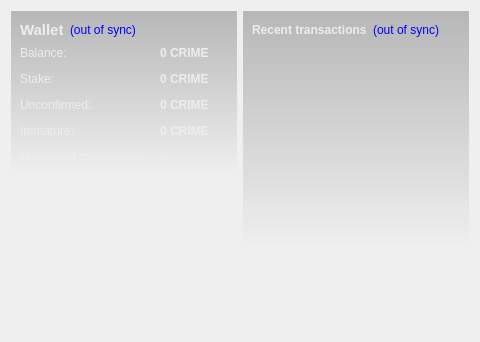
<?xml version="1.0" encoding="UTF-8"?>
<ui version="4.0">
 <class>OverviewPage</class>
 <widget class="QWidget" name="OverviewPage">
  <property name="geometry">
   <rect>
    <x>0</x>
    <y>0</y>
    <width>480</width>
    <height>342</height>
   </rect>
  </property>
  <property name="windowTitle">
   <string>Form</string>
  </property>
  <property name="styleSheet">
   <string notr="true">#OverviewPage { color: #ededed; }</string>
  </property>
  <layout class="QHBoxLayout" name="horizontalLayout" stretch="1,1">
   <item>
    <layout class="QVBoxLayout" name="verticalLayout_2">
     <item>
      <widget class="QFrame" name="frame">
       <property name="styleSheet">
        <string notr="true">#frame { background-color: qlineargradient(spread:pad, x1:0, y1:0, x2:0, y2:1, stop:0 rgba(0,0,0,60), stop:1.0 rgba(0,0,0,0)); }</string>
       </property>
       <layout class="QVBoxLayout" name="verticalLayout_4">
        <item>
         <layout class="QHBoxLayout" name="horizontalLayout_4">
          <item>
           <widget class="QLabel" name="label_5">
            <property name="font">
             <font>
              <pointsize>11</pointsize>
              <weight>75</weight>
              <bold>true</bold>
             </font>
            </property>
            <property name="styleSheet">
             <string notr="true">color: #ededed;</string>
            </property>
            <property name="text">
             <string>Wallet</string>
            </property>
           </widget>
          </item>
          <item>
           <widget class="QLabel" name="labelWalletStatus">
            <property name="toolTip">
             <string>The displayed information may be out of date. Your wallet automatically synchronizes with the CrimeCoin network after a connection is established, but this process has not completed yet.</string>
            </property>
            <property name="styleSheet">
             <string notr="true">QLabel { color: blue; }</string>
            </property>
            <property name="text">
             <string notr="true">(out of sync)</string>
            </property>
            <property name="alignment">
             <set>Qt::AlignLeading|Qt::AlignLeft|Qt::AlignVCenter</set>
            </property>
           </widget>
          </item>
          <item>
           <spacer name="horizontalSpacer_2">
            <property name="orientation">
             <enum>Qt::Horizontal</enum>
            </property>
            <property name="sizeHint" stdset="0">
             <size>
              <width>40</width>
              <height>20</height>
             </size>
            </property>
           </spacer>
          </item>
         </layout>
        </item>
        <item>
         <layout class="QFormLayout" name="formLayout_2">
          <property name="fieldGrowthPolicy">
           <enum>QFormLayout::AllNonFixedFieldsGrow</enum>
          </property>
          <property name="horizontalSpacing">
           <number>12</number>
          </property>
          <property name="verticalSpacing">
           <number>12</number>
          </property>
          <item row="0" column="0">
           <widget class="QLabel" name="label">
            <property name="styleSheet">
             <string notr="true">color: #ededed;</string>
            </property>
            <property name="text">
             <string>Balance:</string>
            </property>
           </widget>
          </item>
          <item row="0" column="1">
           <widget class="QLabel" name="labelBalance">
            <property name="font">
             <font>
              <weight>75</weight>
              <bold>true</bold>
             </font>
            </property>
            <property name="cursor">
             <cursorShape>IBeamCursor</cursorShape>
            </property>
            <property name="toolTip">
             <string>Your current balance</string>
            </property>
            <property name="styleSheet">
             <string notr="true">color: #ededed;</string>
            </property>
            <property name="text">
             <string notr="true">0 CRIME</string>
            </property>
            <property name="textInteractionFlags">
             <set>Qt::LinksAccessibleByMouse|Qt::TextSelectableByKeyboard|Qt::TextSelectableByMouse</set>
            </property>
           </widget>
          </item>
          <item row="1" column="0">
           <widget class="QLabel" name="label_6">
            <property name="styleSheet">
             <string notr="true">color: #ededed;</string>
            </property>
            <property name="text">
             <string>Stake:</string>
            </property>
           </widget>
          </item>
          <item row="1" column="1">
           <widget class="QLabel" name="labelStake">
            <property name="font">
             <font>
              <weight>75</weight>
              <bold>true</bold>
             </font>
            </property>
            <property name="cursor">
             <cursorShape>IBeamCursor</cursorShape>
            </property>
            <property name="toolTip">
             <string>Total of coins that was staked, and do not yet count toward the current balance</string>
            </property>
            <property name="styleSheet">
             <string notr="true">color: #ededed;</string>
            </property>
            <property name="text">
             <string notr="true">0 CRIME</string>
            </property>
            <property name="textInteractionFlags">
             <set>Qt::LinksAccessibleByMouse|Qt::TextSelectableByKeyboard|Qt::TextSelectableByMouse</set>
            </property>
           </widget>
          </item>
          <item row="2" column="0">
           <widget class="QLabel" name="label_3">
            <property name="styleSheet">
             <string notr="true">color: #ededed;</string>
            </property>
            <property name="text">
             <string>Unconfirmed:</string>
            </property>
           </widget>
          </item>
          <item row="2" column="1">
           <widget class="QLabel" name="labelUnconfirmed">
            <property name="font">
             <font>
              <weight>75</weight>
              <bold>true</bold>
             </font>
            </property>
            <property name="cursor">
             <cursorShape>IBeamCursor</cursorShape>
            </property>
            <property name="toolTip">
             <string>Total of transactions that have yet to be confirmed, and do not yet count toward the current balance</string>
            </property>
            <property name="styleSheet">
             <string notr="true">color: #ededed;</string>
            </property>
            <property name="text">
             <string notr="true">0 CRIME</string>
            </property>
            <property name="textInteractionFlags">
             <set>Qt::LinksAccessibleByMouse|Qt::TextSelectableByKeyboard|Qt::TextSelectableByMouse</set>
            </property>
           </widget>
          </item>
          <item row="3" column="0">
           <widget class="QLabel" name="labelImmatureText">
            <property name="styleSheet">
             <string notr="true">color: #ededed;</string>
            </property>
            <property name="text">
             <string>Immature:</string>
            </property>
           </widget>
          </item>
          <item row="3" column="1">
           <widget class="QLabel" name="labelImmature">
            <property name="font">
             <font>
              <weight>75</weight>
              <bold>true</bold>
             </font>
            </property>
            <property name="toolTip">
             <string>Mined balance that has not yet matured</string>
            </property>
            <property name="styleSheet">
             <string notr="true">color: #ededed;</string>
            </property>
            <property name="text">
             <string notr="true">0 CRIME</string>
            </property>
            <property name="textInteractionFlags">
             <set>Qt::LinksAccessibleByMouse|Qt::TextSelectableByKeyboard|Qt::TextSelectableByMouse</set>
            </property>
           </widget>
          </item>
          <item row="4" column="0">
           <widget class="QLabel" name="label_2">
            <property name="styleSheet">
             <string notr="true">color: #ededed;</string>
            </property>
            <property name="text">
             <string>Number of transactions:</string>
            </property>
           </widget>
          </item>
          <item row="4" column="1">
           <widget class="QLabel" name="labelNumTransactions">
            <property name="toolTip">
             <string>Total number of transactions in wallet</string>
            </property>
            <property name="styleSheet">
             <string notr="true">color: #ededed;</string>
            </property>
            <property name="text">
             <string notr="true">0</string>
            </property>
           </widget>
          </item>
         </layout>
        </item>
       </layout>
      </widget>
     </item>
     <item>
      <spacer name="verticalSpacer">
       <property name="orientation">
        <enum>Qt::Vertical</enum>
       </property>
       <property name="sizeHint" stdset="0">
        <size>
         <width>20</width>
         <height>40</height>
        </size>
       </property>
      </spacer>
     </item>
     <item>
      <widget class="QLabel" name="label_6">
       <property name="text">
        <string/>
       </property>
       <property name="pixmap">
        <pixmap resource="../bitcoin.qrc">:/images/backg</pixmap>
       </property>
       <property name="scaledContents">
        <bool>false</bool>
       </property>
       <property name="alignment">
        <set>Qt::AlignCenter</set>
       </property>
       <property name="margin">
        <number>-2</number>
       </property>
      </widget>
     </item>
    </layout>
   </item>
   <item>
    <layout class="QVBoxLayout" name="verticalLayout_3">
     <item>
      <widget class="QFrame" name="frame_2">
       <property name="styleSheet">
        <string notr="true">#frame_2 { background-color: qlineargradient(spread:pad, x1:0, y1:0, x2:0, y2:1, stop:0 rgba(0,0,0,60), stop:1.0 rgba(0,0,0,0)); }</string>
       </property>
       <layout class="QVBoxLayout" name="verticalLayout">
        <item>
         <layout class="QHBoxLayout" name="horizontalLayout_2">
          <item>
           <widget class="QLabel" name="label_4">
            <property name="styleSheet">
             <string notr="true">color: #ededed;</string>
            </property>
            <property name="text">
             <string>&lt;b&gt;Recent transactions&lt;/b&gt;</string>
            </property>
           </widget>
          </item>
          <item>
           <widget class="QLabel" name="labelTransactionsStatus">
            <property name="toolTip">
             <string>The displayed information may be out of date. Your wallet automatically synchronizes with the CrimeCoin network after a connection is established, but this process has not completed yet.</string>
            </property>
            <property name="styleSheet">
             <string notr="true">QLabel { color: blue; }</string>
            </property>
            <property name="text">
             <string notr="true">(out of sync)</string>
            </property>
            <property name="alignment">
             <set>Qt::AlignRight|Qt::AlignTrailing|Qt::AlignVCenter</set>
            </property>
           </widget>
          </item>
          <item>
           <spacer name="horizontalSpacer">
            <property name="orientation">
             <enum>Qt::Horizontal</enum>
            </property>
            <property name="sizeHint" stdset="0">
             <size>
              <width>40</width>
              <height>20</height>
             </size>
            </property>
           </spacer>
          </item>
         </layout>
        </item>
        <item>
         <widget class="QListView" name="listTransactions">
          <property name="styleSheet">
           <string notr="true">QListView { background: transparent; }</string>
          </property>
          <property name="frameShape">
           <enum>QFrame::NoFrame</enum>
          </property>
          <property name="verticalScrollBarPolicy">
           <enum>Qt::ScrollBarAlwaysOff</enum>
          </property>
          <property name="horizontalScrollBarPolicy">
           <enum>Qt::ScrollBarAlwaysOff</enum>
          </property>
          <property name="selectionMode">
           <enum>QAbstractItemView::NoSelection</enum>
          </property>
         </widget>
        </item>
       </layout>
      </widget>
     </item>
     <item>
      <spacer name="verticalSpacer_2">
       <property name="orientation">
        <enum>Qt::Vertical</enum>
       </property>
       <property name="sizeHint" stdset="0">
        <size>
         <width>20</width>
         <height>40</height>
        </size>
       </property>
      </spacer>
     </item>
    </layout>
   </item>
  </layout>
 </widget>
 <resources>
  <include location="../bitcoin.qrc"/>
 </resources>
 <connections/>
</ui>
